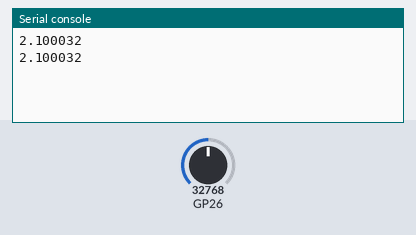
Recording of a program running on a simulated Raspberry Pi Pico running MicroPython. Shown: the last lines printed to the serial console. The test bench sets the inputs (shaded band); at power-on: GP26 = 32768 (analog values on the 0–65535 scale).

Above: at 1.2 s.
1.3 s: GP26 set to 45874
At 2.6 s:
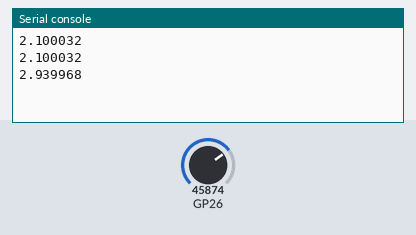
2.8 s: GP26 set to 57670
At 3.8 s:
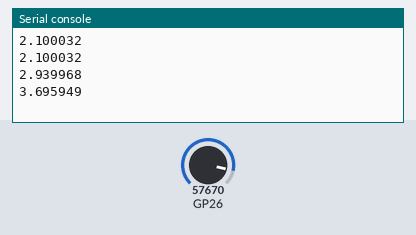
Timing chart, 0 to 5.8 s (numbered marks = the images above; inputs shaded):
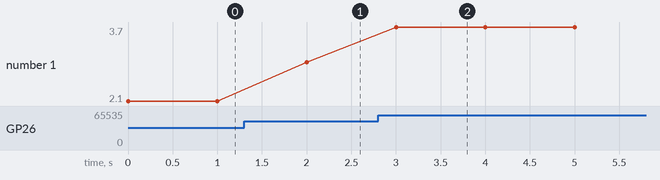

Measured:
- after the input at 1.3 s, the serial console: prints a new line after 0.70 s (image 1)
- after the input at 2.8 s, the serial console: prints a new line after 0.20 s (image 2)
- plotted number 1: 2.1 → 2.94 after the input at 1.3 s, 2.94 → 3.7 after the input at 2.8 s

The program:

KF_02d_Voltage.py
```python
from machine import ADC
import time

def read_voltage(ADC_Pin=26, V_max=4.2):
    adc = ADC(ADC_Pin)
    adc_value = adc.read_u16()
    voltage = (adc_value / 65535) * V_max  # Umrechnung des ADC-Werts in Spannung
    return voltage

if __name__ == "__main__":

    while True:
        voltage = read_voltage()
        #print(f"Gemessene Spannung am Optokoppler-Ausgang: {voltage:.2f} V")
        print(voltage)
        time.sleep(1)
```
